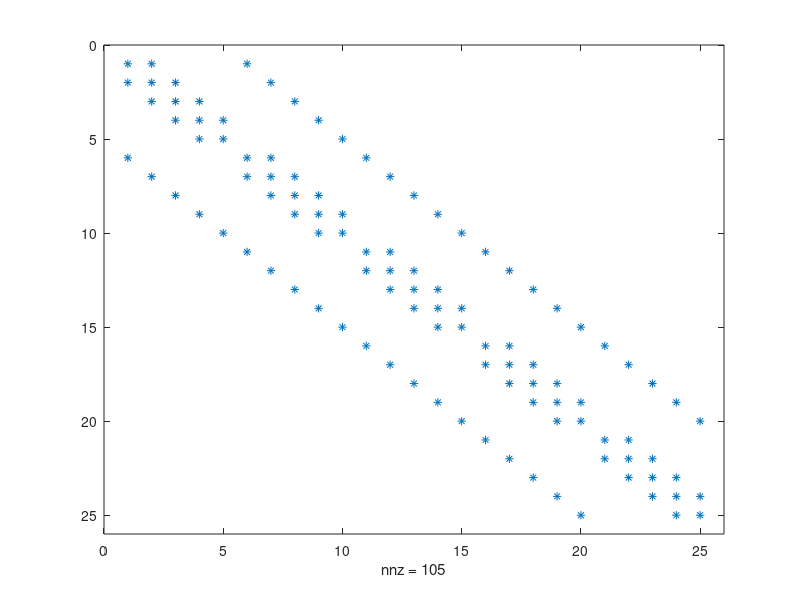

The MATLAB source for this figure:
n = 5;
N = n^2';
A = gallery('poisson', n);
spy(A);
full(A);

f = rand(N);
[L, U, P] = lu(A);
Pf = P*f;

%  1-st

y = L/Pf;
x = U/y;

A*x - f


